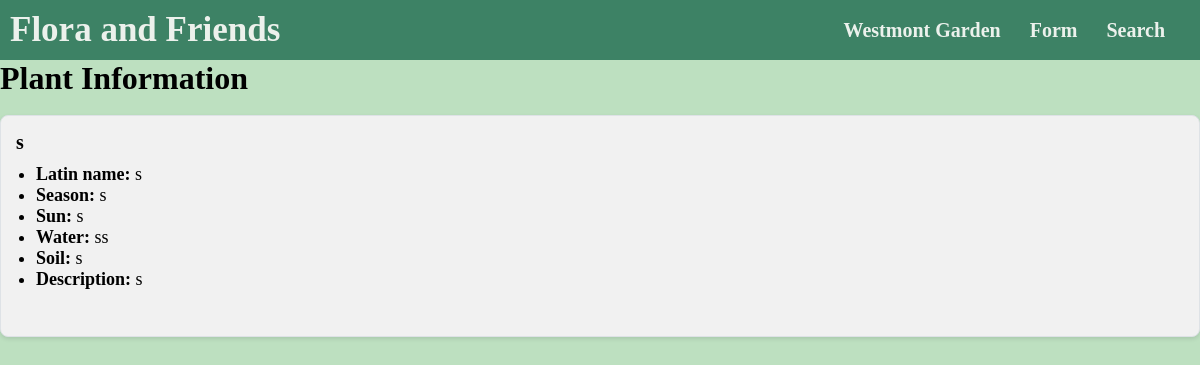
Before: /plant_info_base/ with the older database file.
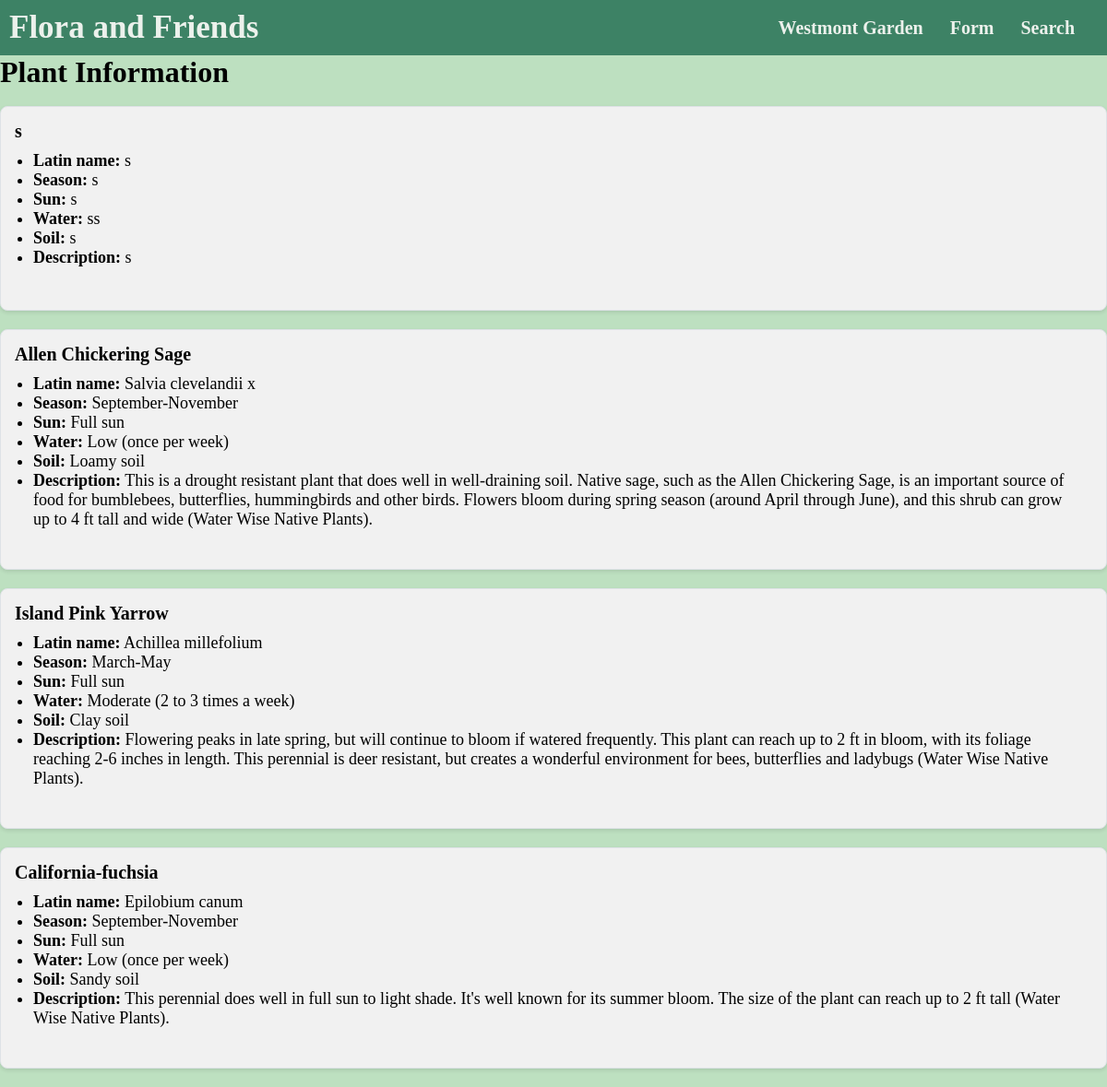
After: the same page with the newer database file.
### newApp/models.py (models this page shows)
class Fruit(models.Model):
    name = models.CharField('Fruit name', max_length=200)
    latin_name = models.CharField('Latin name', max_length=200)
    season = models.CharField(max_length=120)
    sun = models.CharField(max_length=120, blank=True)
    water = models.CharField(max_length=120)
    soil = models.CharField(max_length=120)
    description = models.TextField(blank=True)
    def __str__(self):
        return self.name

class Plant(models.Model):
    name = models.CharField('Plant name', max_length=200)
    latin_name = models.CharField('Latin name', max_length=200)
    season = models.CharField(max_length=120)
    sun = models.CharField(max_length=120, blank=True)
    water = models.CharField(max_length=120)
    soil = models.CharField(max_length=120)
    description = models.TextField(blank=True)
    def __str__(self):
        return self.name

### newApp/views.py (the view)
# urls.py: path('plant_info_base/', views.plant_info_base, name='plant_info_base'),
def plant_info_base(request):
    fruit_list = Fruit.objects.all()
    veg_list = Vegetable.objects.all()
    plant_list = Plant.objects.all()
    return render(request, 'newApp/plant_info_base.html', {'fruit_list': fruit_list, 'veg_list': veg_list, 'plant_list': plant_list})

### newApp/templates/newApp/plant_info_base.html (shortened to what this page needs)
<!DOCTYPE html>
<html lang="en">
<head>
</head>
<body>
    <nav class="navbar">
        <div class="navdiv">
            <div class = "logo"><a href="{% url 'index' %}">Flora and Friends</a></div>
            <ul>
                <li><a href="{% url 'garden' %}">Westmont Garden</a></li>
                <li><a href="https://docs.google.com/forms/d/e/1FAIpQLSdIb8ELM0L_m_T9loALpiSHbyGhSgu2G7BoaA82Saj-4VVn3A/viewform?usp=sf_link">Form</a></li>
                <li><a href="{% url 'plant_info_base' %}">Search</a></li>
            </ul>
        </div>
    </nav>
<div class="containter">
    <h1>Plant Information</h1>
<br>
    {% for fruit in fruit_list %}
    <div class="card">
            <div class="card-body">
    <b style="font-size: 20px;">{{fruit}}</b>
    <ul>
    <li><strong>Latin name:</strong> {{fruit.latin_name}}</li>
    <li><strong>Season:</strong> {{fruit.season}}</li>
    <li><strong>Sun:</strong> {{fruit.sun}}</li>
    <li><strong>Water:</strong> {{fruit.water}}</li>
    <li><strong>Soil:</strong> {{fruit.soil}}</li>
    <li><strong>Description:</strong> {{fruit.description}}</li>
        <br>
        </ul>
            </div>
        </div>
    {% endfor %}
    {% for plant in plant_list %}
     <div class="card">
            <div class="card-body">
    <b style="font-size: 20px;">{{plant}}</b>
    <ul>
    <li><strong>Latin name:</strong> {{plant.latin_name}}</li>
    <li><strong>Season:</strong> {{plant.season}}</li>
    <li><strong>Sun:</strong> {{plant.sun}}</li>
    <li><strong>Water:</strong> {{plant.water}}</li>
    <li><strong>Soil:</strong> {{plant.soil}}</li>
    <li><strong>Description:</strong> {{plant.description}}</li>
        </ul>
    <br>
                </div>
         </div>
    {% endfor %}
</div>
</body>
</html>

Changed rows visible on the page:
added Plant: name "Allen Chickering Sage", latin_name "Salvia clevelandii x", season "September-November", sun "Full sun", water "Low (once per week)", soil "Loamy soil", description "This is a drought resistant plant that does well in well-draining soil. Native sage, such as the Allen Chickering Sage, is an important source of food for bumblebees, butterflies, hummingbirds and other birds. Flowers bloom during spring season (around April through June), and this shrub can grow up to 4 ft tall and wide (Water Wise Native Plants)."
added Plant: name "Island Pink Yarrow", latin_name "Achillea millefolium", season "March-May", sun "Full sun", water "Moderate (2 to 3 times a week)", soil "Clay soil", description "Flowering peaks in late spring, but will continue to bloom if watered frequently. This plant can reach up to 2 ft in bloom, with its foliage reaching 2-6 inches in length. This perennial is deer resistant, but creates a wonderful environment for bees, butterflies and ladybugs (Water Wise Native Plants)."
added Plant: name "California-fuchsia", latin_name "Epilobium canum", season "September-November", sun "Full sun", water "Low (once per week)", soil "Sandy soil", description "This perennial does well in full sun to light shade. It's well known for its summer bloom. The size of the plant can reach up to 2 ft tall (Water Wise Native Plants)."
